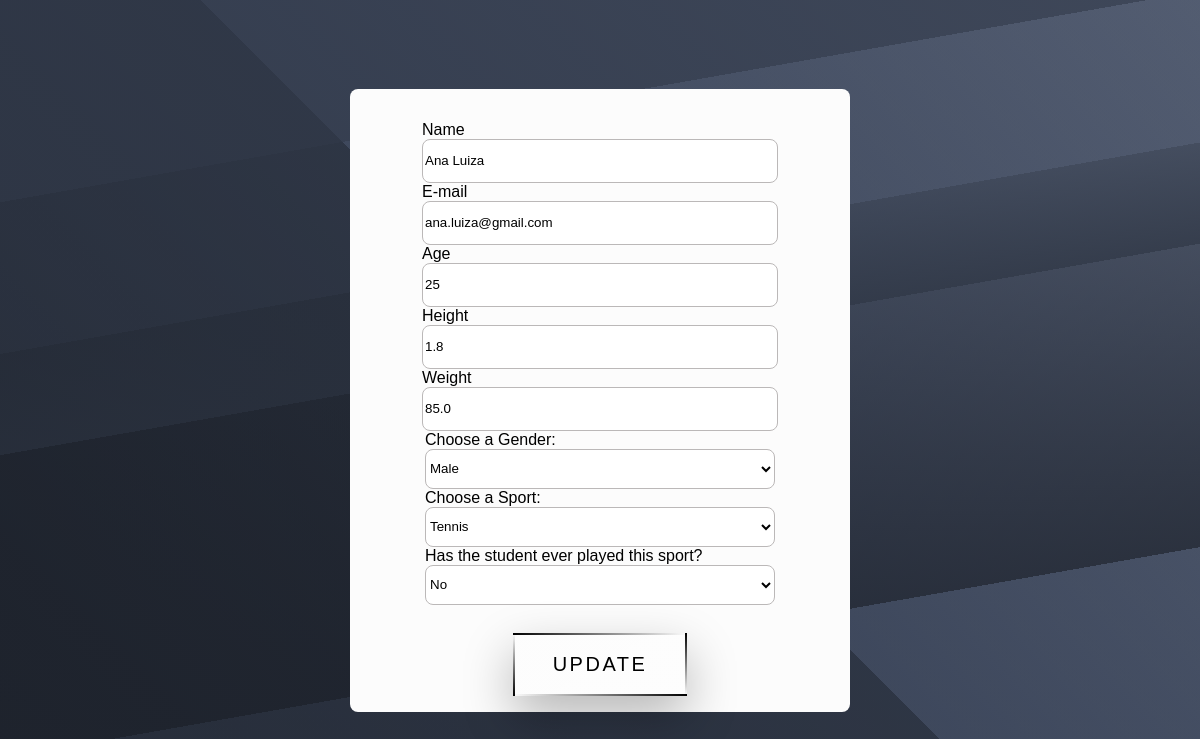
Page /data/editStudent?student=14 on the committed database.
### tables this page shows
CREATE TABLE cadastro (
                id INTEGER PRIMARY KEY AUTOINCREMENT,
                name         TEXT,
                email        TEXT,
                age          INTERGER,
                height       FLOAT,
                weight       FLOAT,
                sport_option TEXT,
                sport        TEXT,
                gender       TEXT
            );

### app.py (the view)
@app.route('/data/editStudent')
def editStudent():
    student_id = request.args.get('student')
    print("Student ID:", student_id)
    connection = sqlite3.connect(DATABASE_PATH)
    cursor = connection.cursor()
    cursor.execute('SELECT * FROM cadastro WHERE id = ?', (student_id,))
    dados = cursor.fetchone()
    connection.close()
    print(dados)
    return render_template('edit.html', dados=dados, student=student_id)

### templates/edit.html (shortened to what this page needs)
<!DOCTYPE html>
<html lang="en">
<head>
    <link rel= "stylesheet" type= "text/css" href= "{{ url_for('static',filename='style.css') }}">
    <link rel="stylesheet" href="{{ url_for('static',filename='botao.css') }}">
</head>
<body>
    <div class="edit-container">
        <form action="/edit_handler?student={{student}}" class="form-container" method="POST">
            <p>
            <div class="form-input">
                <label for="name">Name</label>
                <input name="name-input" id="name" type="text" value="{{dados[1]}}"/>
            </div>
            <div class="form-input">
                <label for="e-mail">E-mail</label>
                <input name="e-mail-input" id="e-mail" type="email" value="{{dados[2]}}"/>
            </div>
            <div class="form-input">
                <label for="age">Age</label>
            <input name="number-input" id="age" type="number" value="{{dados[3]}}"/>
              </div>
              <div class="form-input">
                <label for="number">Height</label>
            <input name="height-input" id="height" type="text" value="{{dados[4]}}"/>
              </div>
              <div class="form-input">
                <label for="number">Weight</label>
            <input name="weight-input" id="weight" type="number" value="{{dados[5]}}"/>
              </div>
              <div class="form-input">
                <label for="gender">Choose a Gender:</label>
                <select name="gender" id="gender">
                    {% if dados[8].lower() == "male" %}
                        <option value="male" selected>Male</option>
                    {% else %}
                        <option value="male">Male</option>
                    {% endif %}
                  </select>
              </div>
              <div class="form-input">
                <label for="sport-option">Choose a Sport:</label>
                <select name="sport-option" id="sport-option">
                {% if dados[6].lower() == "tennis" %}
                    <option value="tennis" selected>Tennis</option>
                {% else %}
                    <option value="tennis">Tennis</option>
                {% endif %}
                  </select>
              </div>
             <div class="form-input">
                <label for="sport">Has the student ever played this sport?</label>
                <select name="sport" id="sport">
                    {% if dados[7].lower() == "no" %}
                    <option value="no" selected>No</option>
                {% else %}
                    <option value="no">No</option>
                {% endif %}
                </select>
            </p>
            </div>
            <button type="submit" class="submit-button">
                <a class="animated-button">
                    <span></span>
                    <span></span>
                    <span></span>
                    <span></span>
                    Update
                  </a>
            </button>
</body>
</html>

### static/style.css (style rules this page uses)
body { width: 100%; height: 100vh; margin: 0; padding: 0; background: #f3f2f2; display: flex; align-items: center; justify-content: center; }
.edit-container { width: 500px; height: auto; background: #fcfcfc; border-radius: .5rem; }
form { display: flex; flex-direction: column; align-items: center; justify-content: center; }
.form-container { gap: 5%; width: 100%; height: 100%; }
input { width: 350px; height: 40px; background: #ffffff; border: .1vw solid #bbb8b8; border-radius: .5rem; border: 1 none; outline: 0; text-align: start; }
select { width: 350px; height: 40px; background: #ffffff; border: .1vw solid #bbb8b8; border-radius: .5rem; border: 1 none; outline: 0; text-align: start; }
p { color: rgb(255, 255, 255); }
label { text-align: left; display: block; }

### static/botao.css (style rules this page uses)
html { height: 100%; -webkit-box-sizing: border-box; box-sizing: border-box; }
body { min-height: 100%; position: relative; padding-bottom: 3rem; margin: 0; padding: 0; text-align: center; width: 100%; background: linear-gradient(170deg, rgba(49, 57, 73, 0.8) 20%, rgba(49, 57, 73, 0.5) 20%, rgba(49, 57, 73, 0.5) 35%, rgba(41, 48, 61, 0.6) 35%, rgba(41, 48, 61, 0.8) 45%, rgba(31, 36, 46, 0.5) 45%, rgba(31, 36, 46, 0.8) 75%, rgba(49, 57, 73, 0.5) 75%), linear-gradient(45deg, rgba(20, 24, 31, 0.8) 0%, rgba(41, 48, 61, 0.8) 50%, rgba(82, 95, 122, 0.8) 50%, rgba(133, 146, 173, 0.8) 100%) #313949; font-family: 'Lucida Sans', 'Lucida Sans Regular', 'Lucida Grande', 'Lucida Sans Unicode', Geneva, Verdana, sans-serif; }
.animated-button { background: linear-gradient(-30deg, #ffffff46 50%, #ffffff34 50%); padding: 20px 40px; margin: 12px; display: inline-block; -webkit-transform: translate(0%, 0%); transform: translate(0%, 0%); overflow: hidden; color: #000000; font-size: 20px; letter-spacing: 2.5px; text-align: center; text-transform: uppercase; text-decoration: none; -webkit-box-shadow: 0 20px 50px rgba(0, 0, 0, 0.253); box-shadow: 0 20px 50px rgba(0, 0, 0, 0.281); }
.animated-button::before { content: ''; position: absolute; top: 0px; left: 0px; width: 100%; height: 100%; background-color: #000000; opacity: 0; -webkit-transition: .2s opacity ease-in-out; transition: .2s opacity ease-in-out; }
.animated-button span { position: absolute; }
.animated-button span:nth-child(1) { top: 0px; left: 0px; width: 100%; height: 2px; background: -webkit-gradient(linear, right top, left top, from(rgba(43, 8, 8, 0)), to(#000000)); background: linear-gradient(to left, rgba(255, 255, 255, 0), #000000); -webkit-animation: 2s animateTop linear infinite; animation: 2s animateTop linear infinite; }
.animated-button span:nth-child(2) { top: 0px; right: 0px; height: 100%; width: 2px; background: -webkit-gradient(linear, left bottom, left top, from(rgba(43, 8, 8, 0)), to(#000000)); background: linear-gradient(to top, rgba(43, 8, 8, 0), #000000); -webkit-animation: 2s animateRight linear -1s infinite; animation: 2s animateRight linear -1s infinite; }
.animated-button span:nth-child(3) { bottom: 0px; left: 0px; width: 100%; height: 2px; background: -webkit-gradient(linear, left top, right top, from(rgba(0, 0, 0, 0)), to(#000000)); background: linear-gradient(to right, rgba(43, 8, 8, 0), rgb(0, 0, 0)38, 38); -webkit-animation: 2s animateBottom linear infinite; animation: 2s animateBottom linear infinite; }
.animated-button span:nth-child(4) { top: 0px; left: 0px; height: 100%; width: 2px; background: -webkit-gradient(linear, left top, left bottom, from(rgba(43, 8, 8, 0)), to(#000000)); background: linear-gradient(to bottom, rgba(43, 8, 8, 0), #000000); -webkit-animation: 2s animateLeft linear -1s infinite; animation: 2s animateLeft linear -1s infinite; }
.submit-button { all: unset; }

### rows in the picture
cadastro: name-input "Ana Luiza", e-mail-input "ana.luiza@gmail.com", number-input "25", height-input "1.8", weight-input "85.0", gender "Male", sport-option "Tennis", sport "No"
